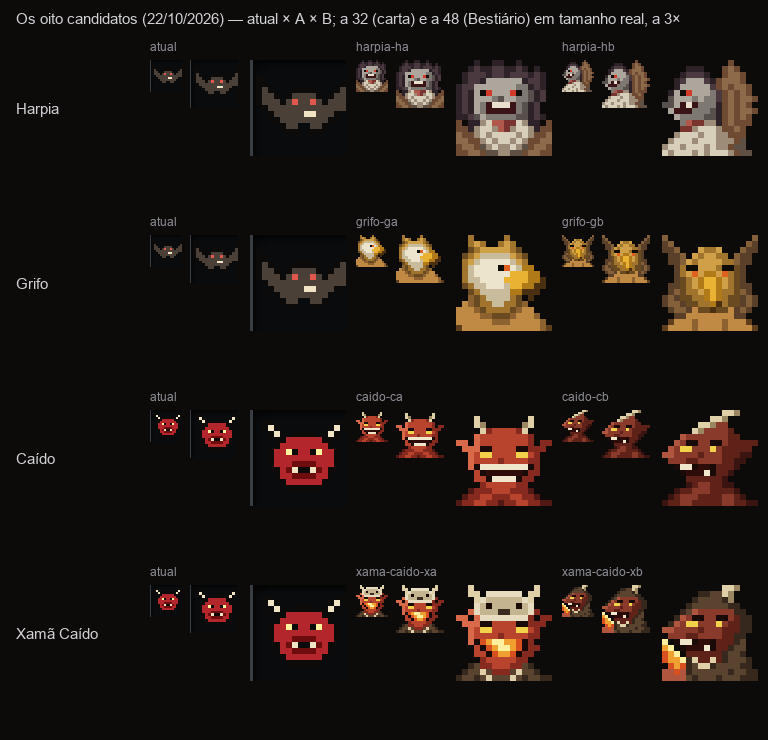

Write Python code to recreate this figure.
"""A folha compacta dos oito candidatos de 22/10/2026 (oito_candidatos.png): por criatura, o atual (o desenho do traço,
recortado da carta da luta) e as duas propostas, a 32 (a carta) e a 48 (o Bestiário) em tamanho real e a 3× sem
suavização. Nada no jogo.
    python oito_candidatos.py
"""
import json
import pathlib

from PIL import Image, ImageDraw, ImageFont

AQUI = pathlib.Path(__file__).resolve().parent
LINHAS = [  # (criatura, pasta, nome na carta, A, B)
    ("Harpia", "harpia_grifo", "Harpia", "harpia-ha", "harpia-hb"),
    ("Grifo", "harpia_grifo", "Grifo", "grifo-ga", "grifo-gb"),
    ("Caído", "caidos", "Caído", "caido-ca", "caido-cb"),
    ("Xamã Caído", "caidos", "Xamã caído", "xama-caido-xa", "xama-caido-xb"),
]


def atual(pasta, nome):
    """O retrato de hoje: o ícone de 32 da carta inimiga na foto da luta do modo atual."""
    reg = json.loads((AQUI / pasta / "capturas/registro.json").read_text(encoding="utf-8"))
    x0, y0, _, _ = next(c["caixa"] for c in reg["luta/atual"]["caixas"] if c["nome"] == nome)
    foto = Image.open(AQUI / pasta / "capturas/luta-atual.png").convert("RGBA")
    return foto.crop((x0 + 8, y0 + 8, x0 + 8 + 32, y0 + 8 + 32))


def main():
    f, f2 = ImageFont.truetype("arial.ttf", 15), ImageFont.truetype("arial.ttf", 12)
    larg_col = 32 + 48 + 96 + 30
    out = Image.new("RGBA", (150 + 3 * larg_col, 40 + len(LINHAS) * 175), (13, 11, 10, 255))
    d = ImageDraw.Draw(out)
    d.text((16, 10), "Os oito candidatos (22/10/2026) — atual × A × B; a 32 (carta) e a 48 (Bestiário) em tamanho real, a 3×",
           fill=(210, 210, 214, 255), font=f)
    for n, (nome, pasta, carta, a, b) in enumerate(LINHAS):
        y = 40 + n * 175
        d.text((16, y + 60), nome, fill=(210, 210, 214, 255), font=f)
        for c, (rot, im32) in enumerate((("atual", atual(pasta, carta)),
                                         (a, Image.open(AQUI / pasta / "proposta" / f"{a}-32.png").convert("RGBA")),
                                         (b, Image.open(AQUI / pasta / "proposta" / f"{b}-32.png").convert("RGBA")))):
            x = 150 + c * larg_col
            d.text((x, y), rot, fill=(140, 140, 148, 255), font=f2)
            out.alpha_composite(im32, (x, y + 20))
            im48 = im32.resize((48, 48), Image.NEAREST) if rot == "atual" else \
                Image.open(AQUI / pasta / "proposta" / f"{rot}-48.png").convert("RGBA")
            out.alpha_composite(im48, (x + 40, y + 20))
            out.alpha_composite(im32.resize((96, 96), Image.NEAREST), (x + 100, y + 20))
    out.save(AQUI / "oito_candidatos.png")
    print("oito_candidatos.png", out.size)


if __name__ == "__main__":
    main()
